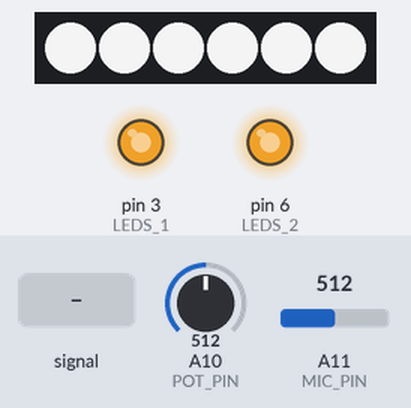
The sketch below on a simulated Arduino Mega 2560, built with avr-gcc and run on an emulated ATmega2560. Shown: 6 RGB LEDs in strip order, left to right, output pins drawn as LEDs (lit = HIGH). Inputs (shaded band) come from the test bench; at power-on: A11 (MIC_PIN) = 512, A10 (POT_PIN) = 512. Dim RGB values are drawn brighter than linear.

Above: at 1.25 s.
1.3 s: A11 (MIC_PIN) fed a 200 Hz sine of ±81 counts around its level
At 1.47 s:
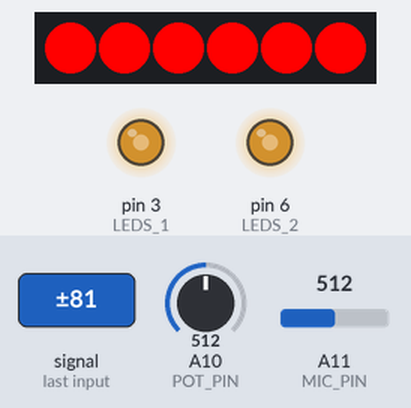
At 1.98 s:
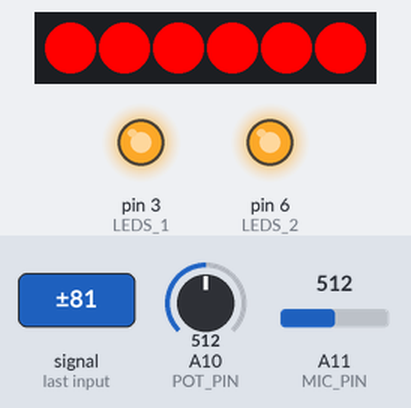
2.9 s: A11 (MIC_PIN) set to 716
At 3.06 s:
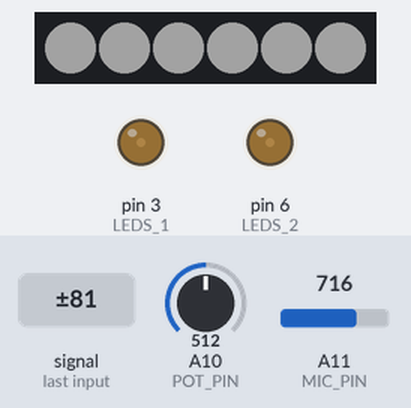
Timing chart, 0 to 10.7 s (numbered marks = the images above; inputs shaded):
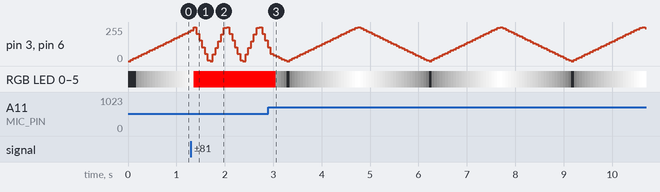

The sketch:

flora_ali.ino
```cpp
// (licence header left out)
#define LED_PIN 9    //pin della led strip
#define POT_PIN A10  //pin potenziometro
#define MIC_PIN A11  //pin sensore microfono
#define LEDS_1 3     //pin led monocolore ala 1
#define LEDS_2 6     //pin led monocolore ala 2

#define WAVE_SPEED 10          //velocitá di base del fade dei led a singolo colore
#define MAX_BOOST 5            //incremento massimo velocitá fade in base al rumore

#include <Wire.h>
#include <Adafruit_NeoPixel.h>
#define NUMPIXELS 6  // Popular NeoPixel ring size
Adafruit_NeoPixel wing1(NUMPIXELS, LED_PIN, NEO_GRB + NEO_KHZ800);
unsigned long trigger_time = 0;
int led_intensity = 0;
int led_int_dir = 1;

void setup() {
  wing1.begin();  // INITIALIZE NeoPixel strip object (REQUIRED)
  Serial.begin(9600);
  pinMode(MIC_PIN, INPUT);
  pinMode(POT_PIN, INPUT);
  pinMode(LEDS_1, OUTPUT);
  pinMode(LEDS_2, OUTPUT);
}

void loop() {
  unsigned long current_time = millis();

  int wave_scale = analogRead(POT_PIN);
  wave_scale = map(wave_scale, 0, 1023, 5, 40);

  //legge il rumore nel microfono e lo mette in delta
  int mn = 1024;
  int mx = 0;
  int val = analogRead(MIC_PIN);
  for (int i = 0; i < 50; ++i) {
    val = analogRead(MIC_PIN);
    delay(1);
    mn = min(mn, val);
    mx = max(mx, val);
  }
  int delta = mx - mn;
  delta = constrain(delta * wave_scale, 0, 255);
  /*
  Serial.print(mn);
  Serial.print(" ");
  Serial.print(mx);
  Serial.print(" ");
  Serial.print(val);
  Serial.print(" ");
  Serial.println(delta);
  //*/

  //esegue la wave sui pin monocolore
  float speed_boost = map(delta, 0, 255, 1, MAX_BOOST);
  led_intensity = led_intensity + WAVE_SPEED * led_int_dir * speed_boost;
  if (led_intensity > 255 || led_intensity < 0) {
    led_int_dir = led_int_dir * -1;
  }
  led_intensity = constrain(led_intensity, 0, 255);
  analogWrite(LEDS_1, led_intensity);
  analogWrite(LEDS_2, led_intensity);

  //se c'é abbastanza rumore colora i led (led dal piú interno al piu' esterno per ogni ala)
  //poco rumore led = blu bianco bianco
  //medio rumore led = verde verde bianco
  // massimo rumore led = rosso rosso rosso

  //in assenza di rumore
  // led = bianco bianco bianco (wave insieme agli altri led)
  if (delta > 60) {
    trigger_time = current_time;
    for (int led_i = 0; led_i < NUMPIXELS; led_i++) {
      wing1.setPixelColor(led_i, wing1.Color(255, 255, 255));
    }
    if (delta > 180) {
      wing1.setPixelColor(0, wing1.Color(255, 0, 0));
      wing1.setPixelColor(3, wing1.Color(255, 0, 0));
      wing1.setPixelColor(1, wing1.Color(255, 0, 0));
      wing1.setPixelColor(4, wing1.Color(255, 0, 0));
      wing1.setPixelColor(2, wing1.Color(255, 0, 0));
      wing1.setPixelColor(5, wing1.Color(255, 0, 0));
    } else if (delta > 120) {
      wing1.setPixelColor(0, wing1.Color(0, 255, 0));
      wing1.setPixelColor(3, wing1.Color(0, 255, 0));
      wing1.setPixelColor(1, wing1.Color(0, 255, 0));
      wing1.setPixelColor(4, wing1.Color(0, 255, 0));
    } else {
      wing1.setPixelColor(0, wing1.Color(0, 0, 255));
      wing1.setPixelColor(3, wing1.Color(0, 0, 255));
    }
  }
  if (current_time - trigger_time > 100) {
    for (int led_i = 0; led_i < NUMPIXELS; led_i++) {
      wing1.setPixelColor(led_i, wing1.Color(led_intensity, led_intensity, led_intensity));
    }
  }
  wing1.show();
}
```

Measured:
- after the input at 1.3 s, the LEDs: change after 0.06 s (image 1)
- after the input at 2.9 s, the LEDs: change after 0.15 s (image 3)
